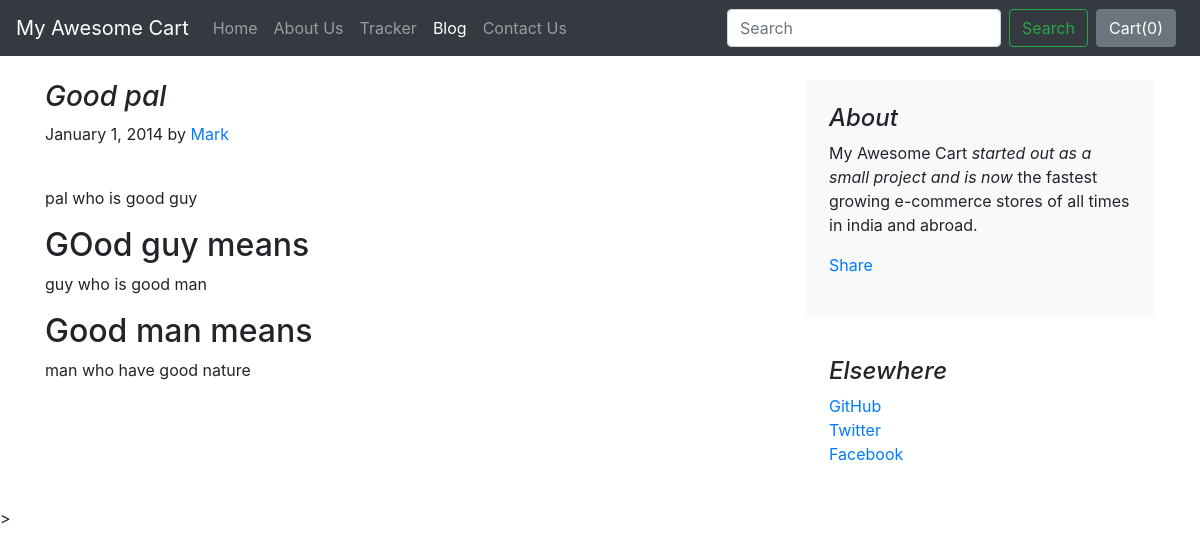
The page /blog/blogpost/1 on the database its author committed.
### blog/models.py (models this page shows)
class Blogpost(models.Model):
	post_id = models.AutoField(primary_key=True)
	title = models.CharField(max_length=30)
	head0 = models.CharField(max_length=40, default="")
	chead0 = models.CharField(max_length=4000, default="") #content of heading 0
	head1 = models.CharField(max_length=40, default="")
	chead1 = models.CharField(max_length=4000, default="")
	head2 = models.CharField(max_length=40, default="")
	chead2 = models.CharField(max_length=4000, default="")
	pub_date = models.DateField()
	thumbnail = models.ImageField(upload_to="blog/images", default="")
	def __str__(self):
		return self.title

### blog/views.py (the view)
# urls.py: path("blogpost/<int:id>", views.blogpost, name="blogHome")
def blogpost(request, id):
    post = Blogpost.objects.filter(post_id = id)[0]
    print(post)
    return render(request, 'blog/blogpost.html',
                  {'post':post})

### blog/templates/blog/blogpost.html (shortened to what this page needs)
{% extends 'blog/basic.html' %}
{% block body %}
<div class="container">
    <div class="row mt-4">
        <div class="col-md-8 blog-main">
            <h3 class="font-italic">
                {{post.title}}
            </h3>
            <div class="blog-post">
                <p class="blog-post-meta">January 1, 2014 by <a href="#">Mark</a></p>
                <br>
                <p>{{post.chead0}}</p>
                <h2>{{post.head1}}</h2>
                <p>{{post.chead1}}</p>
                <h2>{{post.head2}}</h2>
                <p>{{post.chead2}}</p>
            </div>
        </div>
        <aside class="col-md-4 blog-sidebar">
            <div class="p-4 mb-3 bg-light rounded">
                <h4 class="font-italic">About</h4>
                <p class="mb-0">My Awesome Cart <em>started out as a small project and is now</em> the fastest growing e-commerce stores of all times in india and abroad.</p>
                <div class="my-3 fb-share-button" data-href="http://127.0.0.1:8000/blog/blogpost/{{post.post_id}}" data-layout="button_count" data-size="large"><a target="_blank" href="https://www.facebook.com/sharer/sharer.php?u=http%3A%2F%2F127.0.0.1%3A8000%2Fblog%2Fblogpost%2F4&src=sdkpreparse" class="fb-xfbml-parse-ignore">Share</a></div>
            </div>
            <div class="p-4">
                <h4 class="font-italic">Elsewhere</h4>
                <ol class="list-unstyled">
                    <li><a href="#">GitHub</a></li>
                    <li><a href="#">Twitter</a></li>
                    <li><a href="#">Facebook</a></li>
                </ol>
            </div>
        </aside>
    </div>
</div>
{% endblock %}

### rows shown on the page
Blogpost: title "Good pal", chead0 "pal who is good guy", head1 "GOod guy means", chead1 "guy who is good man", head2 "Good man means", chead2 "man who have good nature"
